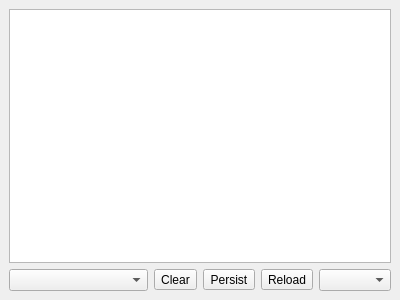
<?xml version="1.0" encoding="UTF-8"?>
<ui version="4.0">
  <author>
    SPDX-FileCopyrightText: 2019-2023 Mattia Basaglia &lt;dev@dragon.best&gt;
    SPDX-License-Identifier: GPL-3.0-or-later
  </author>
 <class>ScriptConsole</class>
 <widget class="QDockWidget" name="ScriptConsole">
  <property name="geometry">
   <rect>
    <x>0</x>
    <y>0</y>
    <width>400</width>
    <height>300</height>
   </rect>
  </property>
  <property name="windowIcon">
   <iconset theme="utilities-terminal">
    <normaloff>.</normaloff>.</iconset>
  </property>
  <property name="windowTitle">
   <string>Script Console</string>
  </property>
  <widget class="QWidget" name="dockWidgetContents">
   <layout class="QVBoxLayout" name="verticalLayout">
    <item>
     <widget class="QTextEdit" name="console_output">
      <property name="font">
       <font>
        <family>Monospace</family>
       </font>
      </property>
      <property name="readOnly">
       <bool>true</bool>
      </property>
     </widget>
    </item>
    <item>
     <layout class="QHBoxLayout" name="horizontalLayout_2">
      <item>
       <widget class="KHistoryComboBox" name="console_input">
        <property name="sizePolicy">
         <sizepolicy hsizetype="Expanding" vsizetype="Fixed">
          <horstretch>0</horstretch>
          <verstretch>0</verstretch>
         </sizepolicy>
        </property>
        <property name="font">
         <font>
          <family>Monospace</family>
         </font>
        </property>
       </widget>
      </item>
      <item>
       <widget class="QToolButton" name="btn_clear_console">
        <property name="toolTip">
         <string>Clear Output</string>
        </property>
        <property name="text">
         <string>Clear</string>
        </property>
        <property name="icon">
         <iconset theme="edit-clear-all"/>
        </property>
       </widget>
      </item>
      <item>
       <widget class="QToolButton" name="check_persist">
        <property name="toolTip">
         <string>Persist Logs</string>
        </property>
        <property name="text">
         <string>Persist</string>
        </property>
        <property name="icon">
         <iconset theme="pin">
          <normaloff>.</normaloff>.</iconset>
        </property>
        <property name="checkable">
         <bool>true</bool>
        </property>
       </widget>
      </item>
      <item>
       <widget class="QToolButton" name="btn_reload">
        <property name="toolTip">
         <string>Reload Script Modules</string>
        </property>
        <property name="text">
         <string>Reload</string>
        </property>
        <property name="icon">
         <iconset theme="view-refresh">
          <normaloff>.</normaloff>.</iconset>
        </property>
       </widget>
      </item>
      <item>
       <widget class="QComboBox" name="console_language"/>
      </item>
     </layout>
    </item>
   </layout>
  </widget>
 </widget>
 <customwidgets>
  <customwidget>
   <class>KComboBox</class>
   <extends>QComboBox</extends>
   <header>kcombobox.h</header>
  </customwidget>
  <customwidget>
   <class>KHistoryComboBox</class>
   <extends>KComboBox</extends>
   <header>khistorycombobox.h</header>
  </customwidget>
 </customwidgets>
 <resources/>
 <connections>
  <connection>
   <sender>console_input</sender>
   <signal>returnPressed(QString)</signal>
   <receiver>ScriptConsole</receiver>
   <slot>console_commit(QString)</slot>
   <hints>
    <hint type="sourcelabel">
     <x>110</x>
     <y>268</y>
    </hint>
    <hint type="destinationlabel">
     <x>132</x>
     <y>398</y>
    </hint>
   </hints>
  </connection>
  <connection>
   <sender>btn_clear_console</sender>
   <signal>clicked()</signal>
   <receiver>ScriptConsole</receiver>
   <slot>console_clear()</slot>
   <hints>
    <hint type="sourcelabel">
     <x>202</x>
     <y>262</y>
    </hint>
    <hint type="destinationlabel">
     <x>218</x>
     <y>352</y>
    </hint>
   </hints>
  </connection>
 </connections>
 <slots>
  <slot>console_commit(QString)</slot>
  <slot>console_clear()</slot>
 </slots>
</ui>
